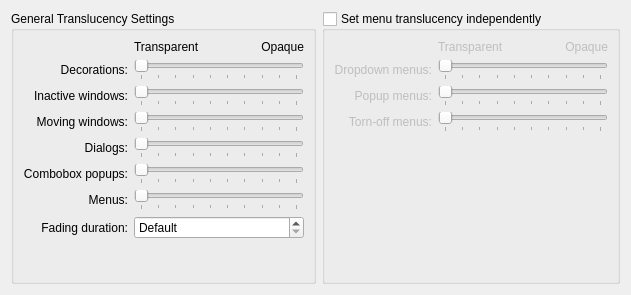
<ui version="4.0" >
 <class>KWin::TranslucencyEffectConfigForm</class>
 <widget class="QWidget" name="KWin::TranslucencyEffectConfigForm" >
  <property name="geometry" >
   <rect>
    <x>0</x>
    <y>0</y>
    <width>616</width>
    <height>295</height>
   </rect>
  </property>
  <property name="windowTitle" >
   <string>Translucency</string>
  </property>
  <layout class="QHBoxLayout" name="horizontalLayout" >
   <item>
    <widget class="QGroupBox" name="m_opacityGroupBox" >
     <property name="title" >
      <string>General Translucency Settings</string>
     </property>
     <layout class="QGridLayout" name="gridLayout" >
      <item row="1" column="0" >
       <widget class="QLabel" name="decorations_label" >
        <property name="sizePolicy" >
         <sizepolicy vsizetype="Preferred" hsizetype="MinimumExpanding" >
          <horstretch>0</horstretch>
          <verstretch>0</verstretch>
         </sizepolicy>
        </property>
        <property name="text" >
         <string>Decorations:</string>
        </property>
        <property name="alignment" >
         <set>Qt::AlignRight|Qt::AlignTrailing|Qt::AlignVCenter</set>
        </property>
        <property name="buddy" >
         <cstring>decorations</cstring>
        </property>
       </widget>
      </item>
      <item row="1" column="1" colspan="2" >
       <widget class="QSlider" name="decorations" >
        <property name="minimumSize" >
         <size>
          <width>170</width>
          <height>0</height>
         </size>
        </property>
        <property name="minimum" >
         <number>10</number>
        </property>
        <property name="maximum" >
         <number>100</number>
        </property>
        <property name="orientation" >
         <enum>Qt::Horizontal</enum>
        </property>
        <property name="tickPosition" >
         <enum>QSlider::TicksBelow</enum>
        </property>
        <property name="tickInterval" >
         <number>10</number>
        </property>
       </widget>
      </item>
      <item row="2" column="0" >
       <widget class="QLabel" name="inactive_label" >
        <property name="sizePolicy" >
         <sizepolicy vsizetype="Preferred" hsizetype="MinimumExpanding" >
          <horstretch>0</horstretch>
          <verstretch>0</verstretch>
         </sizepolicy>
        </property>
        <property name="text" >
         <string>Inactive windows:</string>
        </property>
        <property name="alignment" >
         <set>Qt::AlignRight|Qt::AlignTrailing|Qt::AlignVCenter</set>
        </property>
        <property name="buddy" >
         <cstring>inactive</cstring>
        </property>
       </widget>
      </item>
      <item row="2" column="1" colspan="2" >
       <widget class="QSlider" name="inactive" >
        <property name="minimum" >
         <number>10</number>
        </property>
        <property name="maximum" >
         <number>100</number>
        </property>
        <property name="orientation" >
         <enum>Qt::Horizontal</enum>
        </property>
        <property name="tickPosition" >
         <enum>QSlider::TicksBelow</enum>
        </property>
        <property name="tickInterval" >
         <number>10</number>
        </property>
       </widget>
      </item>
      <item row="3" column="0" >
       <widget class="QLabel" name="moveresize_label" >
        <property name="sizePolicy" >
         <sizepolicy vsizetype="Preferred" hsizetype="MinimumExpanding" >
          <horstretch>0</horstretch>
          <verstretch>0</verstretch>
         </sizepolicy>
        </property>
        <property name="text" >
         <string>Moving windows:</string>
        </property>
        <property name="alignment" >
         <set>Qt::AlignRight|Qt::AlignTrailing|Qt::AlignVCenter</set>
        </property>
        <property name="buddy" >
         <cstring>moveresize</cstring>
        </property>
       </widget>
      </item>
      <item row="3" column="1" colspan="2" >
       <widget class="QSlider" name="moveresize" >
        <property name="minimum" >
         <number>10</number>
        </property>
        <property name="maximum" >
         <number>100</number>
        </property>
        <property name="orientation" >
         <enum>Qt::Horizontal</enum>
        </property>
        <property name="tickPosition" >
         <enum>QSlider::TicksBelow</enum>
        </property>
        <property name="tickInterval" >
         <number>10</number>
        </property>
       </widget>
      </item>
      <item row="4" column="0" >
       <widget class="QLabel" name="dialogs_label" >
        <property name="sizePolicy" >
         <sizepolicy vsizetype="Preferred" hsizetype="MinimumExpanding" >
          <horstretch>0</horstretch>
          <verstretch>0</verstretch>
         </sizepolicy>
        </property>
        <property name="text" >
         <string>Dialogs:</string>
        </property>
        <property name="alignment" >
         <set>Qt::AlignRight|Qt::AlignTrailing|Qt::AlignVCenter</set>
        </property>
        <property name="buddy" >
         <cstring>dialogs</cstring>
        </property>
       </widget>
      </item>
      <item row="4" column="1" colspan="2" >
       <widget class="QSlider" name="dialogs" >
        <property name="minimum" >
         <number>10</number>
        </property>
        <property name="maximum" >
         <number>100</number>
        </property>
        <property name="orientation" >
         <enum>Qt::Horizontal</enum>
        </property>
        <property name="tickPosition" >
         <enum>QSlider::TicksBelow</enum>
        </property>
        <property name="tickInterval" >
         <number>10</number>
        </property>
       </widget>
      </item>
      <item row="5" column="0" >
       <widget class="QLabel" name="comboboxpopup_label" >
        <property name="sizePolicy" >
         <sizepolicy vsizetype="Preferred" hsizetype="MinimumExpanding" >
          <horstretch>0</horstretch>
          <verstretch>0</verstretch>
         </sizepolicy>
        </property>
        <property name="text" >
         <string>Combobox popups:</string>
        </property>
        <property name="alignment" >
         <set>Qt::AlignRight|Qt::AlignTrailing|Qt::AlignVCenter</set>
        </property>
        <property name="buddy" >
         <cstring>comboboxpopup</cstring>
        </property>
       </widget>
      </item>
      <item row="5" column="1" colspan="2" >
       <widget class="QSlider" name="comboboxpopup" >
        <property name="minimum" >
         <number>10</number>
        </property>
        <property name="maximum" >
         <number>100</number>
        </property>
        <property name="orientation" >
         <enum>Qt::Horizontal</enum>
        </property>
        <property name="tickPosition" >
         <enum>QSlider::TicksBelow</enum>
        </property>
        <property name="tickInterval" >
         <number>10</number>
        </property>
       </widget>
      </item>
      <item row="6" column="0" >
       <widget class="QLabel" name="menus_label" >
        <property name="sizePolicy" >
         <sizepolicy vsizetype="Preferred" hsizetype="MinimumExpanding" >
          <horstretch>0</horstretch>
          <verstretch>0</verstretch>
         </sizepolicy>
        </property>
        <property name="text" >
         <string>Menus:</string>
        </property>
        <property name="alignment" >
         <set>Qt::AlignRight|Qt::AlignTrailing|Qt::AlignVCenter</set>
        </property>
        <property name="buddy" >
         <cstring>menus</cstring>
        </property>
       </widget>
      </item>
      <item row="6" column="1" colspan="2" >
       <widget class="QSlider" name="menus" >
        <property name="minimum" >
         <number>10</number>
        </property>
        <property name="maximum" >
         <number>100</number>
        </property>
        <property name="orientation" >
         <enum>Qt::Horizontal</enum>
        </property>
        <property name="tickPosition" >
         <enum>QSlider::TicksBelow</enum>
        </property>
        <property name="tickInterval" >
         <number>10</number>
        </property>
       </widget>
      </item>
      <item row="7" column="0" >
       <widget class="QLabel" name="label" >
        <property name="text" >
         <string>Fading duration:</string>
        </property>
        <property name="alignment" >
         <set>Qt::AlignRight|Qt::AlignTrailing|Qt::AlignVCenter</set>
        </property>
        <property name="buddy" >
         <cstring>duration</cstring>
        </property>
       </widget>
      </item>
      <item row="7" column="1" colspan="2" >
       <widget class="QSpinBox" name="duration" >
        <property name="minimumSize" >
         <size>
          <width>60</width>
          <height>0</height>
         </size>
        </property>
        <property name="specialValueText" >
         <string comment="Duration of fading">Default</string>
        </property>
        <property name="suffix" >
         <string>msec</string>
        </property>
        <property name="maximum" >
         <number>5000</number>
        </property>
        <property name="singleStep" >
         <number>100</number>
        </property>
       </widget>
      </item>
      <item row="8" column="0" colspan="2" >
       <spacer name="verticalSpacer_2" >
        <property name="orientation" >
         <enum>Qt::Vertical</enum>
        </property>
        <property name="sizeHint" stdset="0" >
         <size>
          <width>20</width>
          <height>0</height>
         </size>
        </property>
       </spacer>
      </item>
      <item row="0" column="1" >
       <widget class="QLabel" name="label_2" >
        <property name="sizePolicy" >
         <sizepolicy vsizetype="Preferred" hsizetype="Preferred" >
          <horstretch>0</horstretch>
          <verstretch>0</verstretch>
         </sizepolicy>
        </property>
        <property name="text" >
         <string>Transparent</string>
        </property>
       </widget>
      </item>
      <item row="0" column="2" >
       <widget class="QLabel" name="label_3" >
        <property name="sizePolicy" >
         <sizepolicy vsizetype="Preferred" hsizetype="Fixed" >
          <horstretch>0</horstretch>
          <verstretch>0</verstretch>
         </sizepolicy>
        </property>
        <property name="text" >
         <string>Opaque</string>
        </property>
        <property name="alignment" >
         <set>Qt::AlignRight|Qt::AlignTrailing|Qt::AlignVCenter</set>
        </property>
       </widget>
      </item>
     </layout>
    </widget>
   </item>
   <item>
    <widget class="QGroupBox" name="individualmenuconfig" >
     <property name="title" >
      <string>Set menu translucency independently</string>
     </property>
     <property name="checkable" >
      <bool>true</bool>
     </property>
     <property name="checked" >
      <bool>false</bool>
     </property>
     <layout class="QGridLayout" name="gridLayout_2" >
      <item row="1" column="0" >
       <widget class="QLabel" name="dropdownmenus_label" >
        <property name="sizePolicy" >
         <sizepolicy vsizetype="Preferred" hsizetype="MinimumExpanding" >
          <horstretch>0</horstretch>
          <verstretch>0</verstretch>
         </sizepolicy>
        </property>
        <property name="text" >
         <string>Dropdown menus:</string>
        </property>
        <property name="alignment" >
         <set>Qt::AlignRight|Qt::AlignTrailing|Qt::AlignVCenter</set>
        </property>
        <property name="buddy" >
         <cstring>dropdownmenus</cstring>
        </property>
       </widget>
      </item>
      <item row="1" column="1" colspan="2" >
       <widget class="QSlider" name="dropdownmenus" >
        <property name="minimumSize" >
         <size>
          <width>170</width>
          <height>0</height>
         </size>
        </property>
        <property name="minimum" >
         <number>10</number>
        </property>
        <property name="maximum" >
         <number>100</number>
        </property>
        <property name="orientation" >
         <enum>Qt::Horizontal</enum>
        </property>
        <property name="tickPosition" >
         <enum>QSlider::TicksBelow</enum>
        </property>
        <property name="tickInterval" >
         <number>10</number>
        </property>
       </widget>
      </item>
      <item row="2" column="0" >
       <widget class="QLabel" name="popupmenus_label" >
        <property name="sizePolicy" >
         <sizepolicy vsizetype="Preferred" hsizetype="MinimumExpanding" >
          <horstretch>0</horstretch>
          <verstretch>0</verstretch>
         </sizepolicy>
        </property>
        <property name="text" >
         <string>Popup menus:</string>
        </property>
        <property name="alignment" >
         <set>Qt::AlignRight|Qt::AlignTrailing|Qt::AlignVCenter</set>
        </property>
        <property name="buddy" >
         <cstring>popupmenus</cstring>
        </property>
       </widget>
      </item>
      <item row="2" column="1" colspan="2" >
       <widget class="QSlider" name="popupmenus" >
        <property name="minimum" >
         <number>10</number>
        </property>
        <property name="maximum" >
         <number>100</number>
        </property>
        <property name="orientation" >
         <enum>Qt::Horizontal</enum>
        </property>
        <property name="tickPosition" >
         <enum>QSlider::TicksBelow</enum>
        </property>
        <property name="tickInterval" >
         <number>10</number>
        </property>
       </widget>
      </item>
      <item row="3" column="0" >
       <widget class="QLabel" name="tornoffmenus_label" >
        <property name="sizePolicy" >
         <sizepolicy vsizetype="Preferred" hsizetype="MinimumExpanding" >
          <horstretch>0</horstretch>
          <verstretch>0</verstretch>
         </sizepolicy>
        </property>
        <property name="text" >
         <string>Torn-off menus:</string>
        </property>
        <property name="alignment" >
         <set>Qt::AlignRight|Qt::AlignTrailing|Qt::AlignVCenter</set>
        </property>
        <property name="buddy" >
         <cstring>tornoffmenus</cstring>
        </property>
       </widget>
      </item>
      <item row="3" column="1" colspan="2" >
       <widget class="QSlider" name="tornoffmenus" >
        <property name="minimum" >
         <number>10</number>
        </property>
        <property name="maximum" >
         <number>100</number>
        </property>
        <property name="orientation" >
         <enum>Qt::Horizontal</enum>
        </property>
        <property name="tickPosition" >
         <enum>QSlider::TicksBelow</enum>
        </property>
        <property name="tickInterval" >
         <number>10</number>
        </property>
       </widget>
      </item>
      <item row="4" column="0" colspan="3" >
       <spacer name="verticalSpacer" >
        <property name="orientation" >
         <enum>Qt::Vertical</enum>
        </property>
        <property name="sizeHint" stdset="0" >
         <size>
          <width>20</width>
          <height>0</height>
         </size>
        </property>
       </spacer>
      </item>
      <item row="0" column="1" >
       <widget class="QLabel" name="label_6" >
        <property name="sizePolicy" >
         <sizepolicy vsizetype="Preferred" hsizetype="Preferred" >
          <horstretch>0</horstretch>
          <verstretch>0</verstretch>
         </sizepolicy>
        </property>
        <property name="text" >
         <string>Transparent</string>
        </property>
       </widget>
      </item>
      <item row="0" column="2" >
       <widget class="QLabel" name="label_7" >
        <property name="sizePolicy" >
         <sizepolicy vsizetype="Preferred" hsizetype="Fixed" >
          <horstretch>0</horstretch>
          <verstretch>0</verstretch>
         </sizepolicy>
        </property>
        <property name="text" >
         <string>Opaque</string>
        </property>
        <property name="alignment" >
         <set>Qt::AlignRight|Qt::AlignTrailing|Qt::AlignVCenter</set>
        </property>
       </widget>
      </item>
     </layout>
    </widget>
   </item>
  </layout>
 </widget>
 <tabstops>
  <tabstop>decorations</tabstop>
  <tabstop>inactive</tabstop>
  <tabstop>moveresize</tabstop>
  <tabstop>dialogs</tabstop>
  <tabstop>comboboxpopup</tabstop>
  <tabstop>menus</tabstop>
  <tabstop>duration</tabstop>
  <tabstop>individualmenuconfig</tabstop>
  <tabstop>dropdownmenus</tabstop>
  <tabstop>popupmenus</tabstop>
  <tabstop>tornoffmenus</tabstop>
 </tabstops>
 <resources/>
 <connections>
  <connection>
   <sender>individualmenuconfig</sender>
   <signal>toggled(bool)</signal>
   <receiver>menus</receiver>
   <slot>setDisabled(bool)</slot>
   <hints>
    <hint type="sourcelabel" >
     <x>109</x>
     <y>316</y>
    </hint>
    <hint type="destinationlabel" >
     <x>212</x>
     <y>220</y>
    </hint>
   </hints>
  </connection>
 </connections>
</ui>
